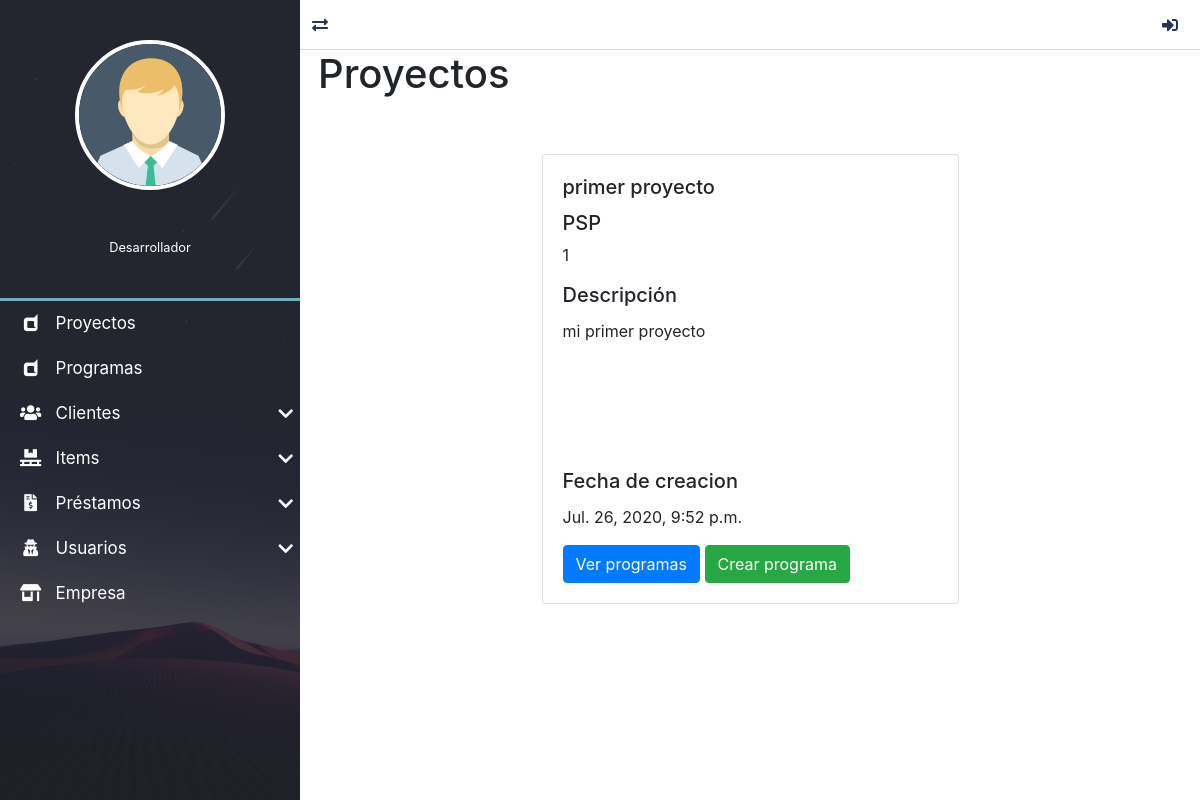
The app's page /programas/create/ with its own data.
### proyectos/models.py (models this page shows)
class Proyecto(models.Model):
    nombre=models.CharField(max_length=50, verbose_name="Nombre")
    id_proceso = models.ForeignKey("mainApp.Proceso", verbose_name="Proceso", on_delete=models.CASCADE)
    descripcion=models.TextField(verbose_name="Descripcion")
    fechaInicio=models.DateTimeField(auto_now_add=True, verbose_name="fechaCreacion")
    ultimaActualizacion=models.DateTimeField(auto_now=True, verbose_name="Actualizado")
    class Meta:
        verbose_name ="Proyecto"
        verbose_name_plural ="Proyectos"
    def __str__(self):
        return self.nombre

### programas/views.py (the view)
# urls.py: path('programas/create/', programaP.ProgramaCreate.as_view(), name='proyectos'),
class ProgramaCreate(CreateView):
    model = Programa
    form_class = ProgramaForm
    success_url = reverse_lazy('proyectos')

### mainApp/context_processors.py (called while the page is built)
def get_programasDeUsuario(request):
    programas= Programa.objects.all()
    return {'lista_programas':programas}

def get_lenguajes(request):
    lenguajes = Lenguaje.objects.all()
    return {'lista_lenguajes':lenguajes}

def get_medidas(request):
    medidas = Medida.objects.all()
    return {'lista_medidas':medidas}

### mainApp/models.py (called while the page is built)
    def __str__(self):
        return self.nombre

    def __str__(self):
        return self.nombre

### proyectos/context_processors.py (called while the page is built)
def get_proyecto(request):
    proyecto= Proyecto.objects.values_list('id','nombre','id_proceso' ,'descripcion', 'fechaInicio')
    return {
        'proyectos':proyecto
    }

### programas/templates/programas/programa_form.html (shortened to what this page needs)
{% extends 'layouts/layout.html' %}
{% block content %}
    <h1>Proyectos</h1>
    <div class="row mb-5" onload="activarModal()">
        {% for proyecto in proyectos %}
            <div class="col-sm-6 mt-5 container" style="max-width: 30rem;">
                <div class="box-projecto card" >
                    <div class="card-body">
                        <h5 class="card-title">{{proyecto.1}} </h5>
                        <h5>PSP</h5>
                        <p>{{proyecto.2}} </p>
                        <h5 class="card-title">Descripción</h5>
                        <div class="scroll-project-description">
                            <p class="card-text">{{proyecto.3}} </p>
                        </div>
                        <h5 class="card-title">Fecha de creacion</h5>
                        <p>{{proyecto.4}} </p>
                        <a href="#" class="btn btn-primary">Ver programas</a>
                        <a class="btn btn-success" data-toggle="modal" data-target="#modalCreateProgram" href="{% url 'program_create'%}">Crear programa</a>
                    </div>
                </div>
            </div>
        {% endfor %}
    </div>
{% endblock content %}

### mainApp/static/dashboar/css/style.css (style rules this page uses)
:root { --color-one: #F5F5F5; --color-two: #24292E; --color-three: #70afbe; --form-color: #14111A; --accent-color: #253556; --border-color: #D8D8D8; }
body,html { width: 100vw; height: 100vh; background-color: var(--color-one); color: #333; font-size: 16px; }

### mainApp/static/css/style.css (style rules this page uses)
:root { --fondo: url("../img/fondoLogin.png"); --porsentaje-borde-radius: 5%; --px-borde-radius: 4px; --bac-color: #70afbe; --shadow-box: 0px 4px 18px 3px rgba(0,0,0,0.75);; }
.card { transition: box-shadow 0.5s; }
.scroll-project-description { overflow-y: scroll; height: 150px; }

### records on screen
Proyecto: nombre "primer proyecto", proyecto "1", descripcion "mi primer proyecto", fechaInicio "Jul. 26, 2020, 9:52 p.m."
